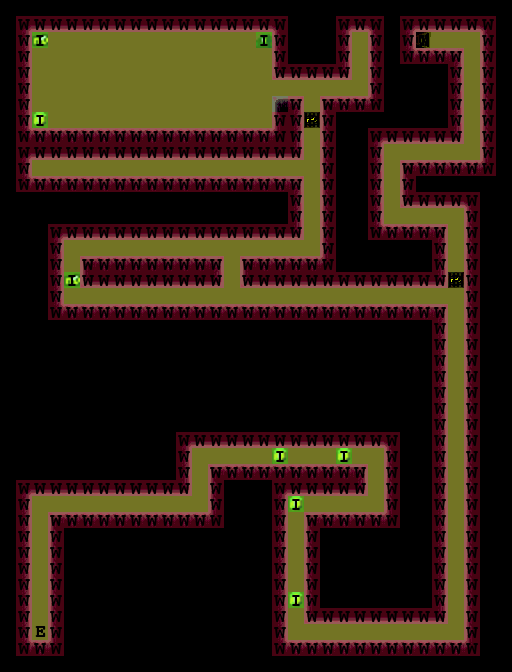

This is a level from a 2D game, rendered from its Tiled map with the project's own tilesets. A one-line summary and the map file follow, with tile-layer data summarised:
An orthogonal 32x42 tile map with 16x16 px tiles, 4 tile layers (Floor, Portals, Item, Trigger), 4 tilesets.

<map version="1.0" orientation="orthogonal" renderorder="right-down" width="32" height="42" tilewidth="16" tileheight="16" nextobjectid="6">
 <properties>
  <property name="next" value="lvl2.tmx" />
 </properties>
 <tileset firstgid="1" name="floor" tilewidth="16" tileheight="16" tilecount="64">
  <image source="floor.png" width="128" height="128" />
 </tileset>
 <tileset firstgid="65" name="item" tilewidth="16" tileheight="16" tilecount="16">
  <image source="item.png" width="64" height="64" />
 </tileset>
 <tileset firstgid="81" name="triggertiles" tilewidth="16" tileheight="16" tilecount="9">
  <image source="triggertiles.png" width="48" height="48" />
 </tileset>
 <tileset firstgid="90" name="portal" tilewidth="16" tileheight="16" tilecount="16">
  <image source="portal.png" width="64" height="64" />
 </tileset>
 <layer name="Floor" width="32" height="42">
  <data>[1344 cells, 691 non-empty, 14 distinct tile ids]</data>
 </layer>
 <layer name="Portals" width="32" height="42">
  <data>[1344 cells, 2 non-empty, 1 distinct tile ids]</data>
 </layer>
 <layer name="Item" width="32" height="42">
  <data>[1344 cells, 8 non-empty, 3 distinct tile ids]</data>
 </layer>
 <layer name="Trigger" width="32" height="42">
  <data>[1344 cells, 425 non-empty, 5 distinct tile ids]</data>
 </layer>
</map>